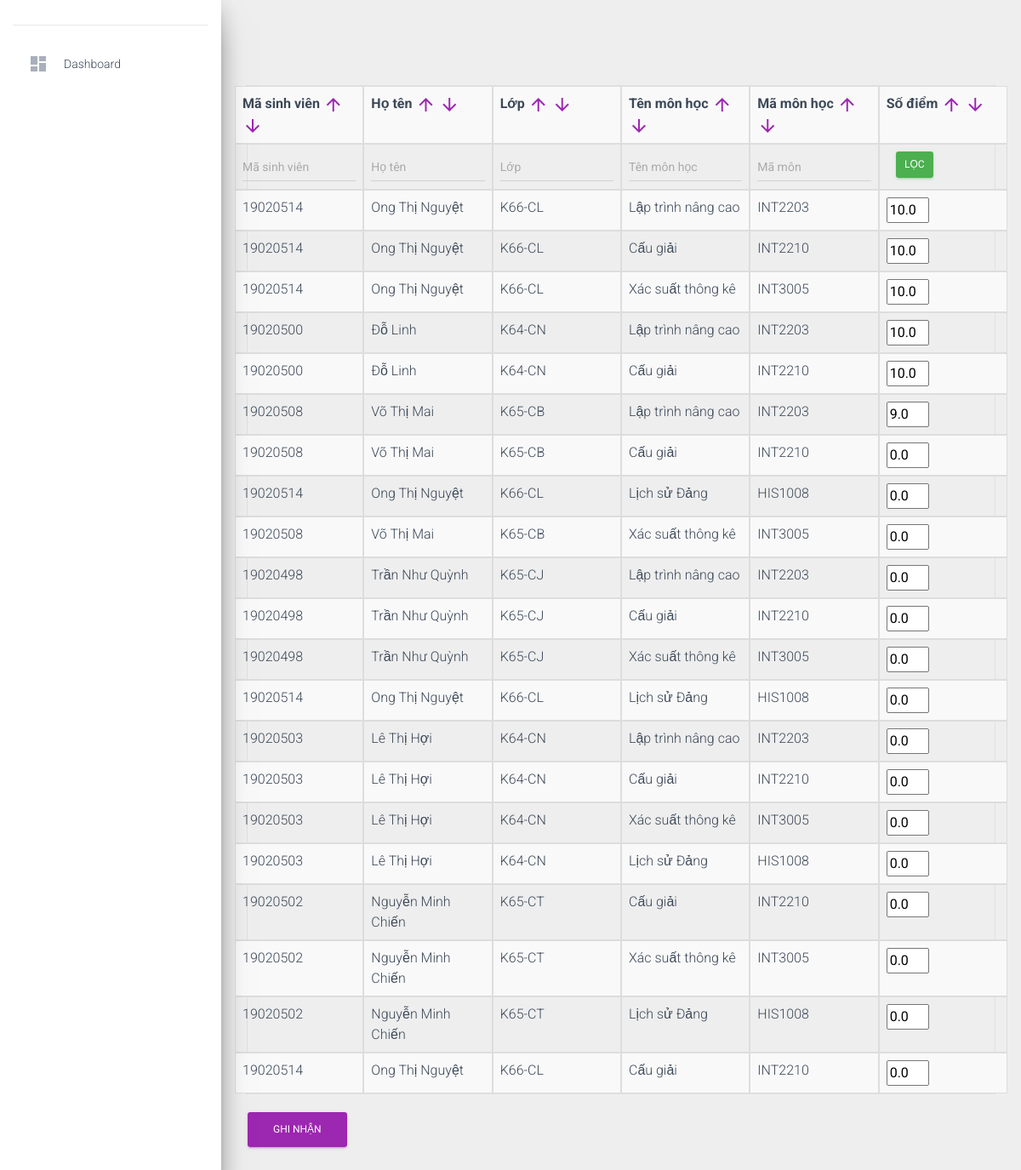
The page /queryOnSchoolGrade.php on the database its author committed.
### tables this page shows
CREATE TABLE `courses` (
  `id` int(11) NOT NULL,
  `credit` int(11) NOT NULL,
  `startTime` varchar(5) NOT NULL,
  `endTime` varchar(5) NOT NULL,
  `place` varchar(11) NOT NULL,
  `courseCode` varchar(15) NOT NULL,
  `courseName` varchar(50) NOT NULL,
  `courseClassCode` varchar(20) NOT NULL,
  `maxStudent` int(11) NOT NULL,
  `teacherId` int(11) NOT NULL
);

### function/functions.php (called while the page is built, shortened)
<?php
function selectElementFrom($table, $element = '*', $condition = "1", $limit = "")
{
    global $conn;
    $sqlSelect = "SELECT $element FROM $table WHERE $condition $limit";
    $query = $conn->query($sqlSelect);
    return $query;
}
        ?>
        <?php
function checkStatusOrder($order, $direction)
{
    return false;
}
?>

### module/score/queryOnGrades.php (called while the page is built, shortened)
<?php
require_once "function/functions.php";
require_once "./models/Score.php";
$limit = "";
if (isset($_POST['filter'])) {
    $result = filterScores();
    $totalRes = $result->num_rows;
    $result = filterScores($limit);
} else {
    $result = selectElementFrom('scores', "*", "1");
}
if ($result) {
    $scoreList = array();
    while ($data = $result->fetch_assoc()) {
        $selectStudent = selectElementFrom('students', "*", "id = '$data[studentId]'");
        $student = $selectStudent->fetch_assoc();
        $name = $student['fullName'];
        $classId = $student['classId'];
        $selectClass = selectElementFrom('classes', "*", "id = '$classId'");
        $class = $selectClass->fetch_assoc();
        $class = $class['className'];
        $selectCourse = selectElementFrom('courses', "*", "id = '$data[courseId]'");
        $course = $selectCourse->fetch_assoc();
        $courseName = $course['courseName'];
        $position = $course['id'] . "_" . "$data[studentId]";
        $scoreList[] = [
            "studentId" => $data['studentId'],
            "studentName" => $name,
            "class" => $class,
            "courseName" => $courseName,
            "courseCode" => $course['courseCode'],
            "score" => $data['score'],
            "position" => $position
        ];
    }
} else {
    echo "error at GetData";
}
?>

### module/score/view.php (the view, shortened to what this page needs)
<form method='post' action='#'>
    <table class='table table-striped table-hover table-bordered' style='width:  100%;'>
        <tr class="row">
            <th class="col-sm-2">Mã sinh viên
                <a href="queryOnSchoolGrade.php?type=view&order=studentId&direction=ASC&page=1"
                   class="<?= (checkStatusOrder('studentId', 'ASC')) ? 'activeDir' : '' ?>">
                    <i class="material-icons">arrow_upward</i>
                </a>
                <a href="queryOnSchoolGrade.php?type=view&order=studentId&direction=DESC&page=1"
                   class="<?= (checkStatusOrder('studentId', 'DESC')) ? 'activeDir' : '' ?>">
                    <i class="material-icons">arrow_downward</i>
                </a>
            </th>
            <th class="col-sm-2">Họ tên
                <a href="queryOnSchoolGrade.php?type=view&order=fullName&direction=ASC&page=1"
                   class="<?= (checkStatusOrder('fullName', 'ASC')) ? 'activeDir' : '' ?>">
                    <i class="material-icons">arrow_upward</i>
                </a>
                <a href="queryOnSchoolGrade.php?type=view&order=fullName&direction=DESC&page=1"
                   class="<?= (checkStatusOrder('fullName', 'DESC')) ? 'activeDir' : '' ?>">
                    <i class="material-icons">arrow_downward</i>
                </a>
            </th>
            <th class="col-sm-2">Lớp
                <a href="queryOnSchoolGrade.php?type=view&order=className&direction=ASC&page=1"
                   class="<?= (checkStatusOrder('className', 'ASC')) ? 'activeDir' : '' ?>">
                    <i class="material-icons">arrow_upward</i>
                </a>
                <a href="queryOnSchoolGrade.php?type=view&order=className&direction=DESC&page=1"
                   class="<?= (checkStatusOrder('className', 'DESC')) ? 'activeDir' : '' ?>">
                    <i class="material-icons">arrow_downward</i>
                </a>
            </th>
            <th class="col-sm-2">Tên môn học
                <a href="queryOnSchoolGrade.php?type=view&order=courseName&direction=ASC&page=1"
                   class="<?= (checkStatusOrder('courseName', 'ASC')) ? 'activeDir' : '' ?>">
                    <i class="material-icons">arrow_upward</i>
                </a>
                <a href="queryOnSchoolGrade.php?type=view&order=courseName&direction=DESC&page=1"
                   class="<?= (checkStatusOrder('courseName', 'DESC')) ? 'activeDir' : '' ?>">
                    <i class="material-icons">arrow_downward</i>
                </a>
            </th>
            <th class="col-sm-2">Mã môn học
                <a href="queryOnSchoolGrade.php?type=view&order=courseCode&direction=ASC&page=1"
                   class="<?= (checkStatusOrder('courseCode', 'ASC')) ? 'activeDir' : '' ?>">
                    <i class="material-icons">arrow_upward</i>
                </a>
                <a href="queryOnSchoolGrade.php?type=view&order=courseCode&direction=DESC&page=1"
                   class="<?= (checkStatusOrder('courseCode', 'DESC')) ? 'activeDir' : '' ?>">
                    <i class="material-icons">arrow_downward</i>
                </a>
            </th>
            <th class="col-sm-2">Số điểm
                <a href="queryOnSchoolGrade.php?type=view&order=score&direction=ASC&page=1"
                   class="<?= (checkStatusOrder('score', 'ASC')) ? 'activeDir' : '' ?>">
                    <i class="material-icons">arrow_upward</i>
                </a>
                <a href="queryOnSchoolGrade.php?type=view&order=score&direction=DESC&page=1"
                   class="<?= (checkStatusOrder('score', 'DESC')) ? 'activeDir' : '' ?>">
                    <i class="material-icons">arrow_downward</i>
                </a>
            </th>
        </tr>
        <tr class="row">
            <th class="col-sm-2"><input type="text" name="studentId" placeholder="Mã sinh viên"
                                        class="form-control"
                                        value="<?= isset($_POST['studentId']) ? $_POST['studentId'] : '' ?>">
            </th>
            <th class="col-sm-2"><input type="text" name="studentName" placeholder="Họ tên"
                                        class="form-control"
                                        value="<?= isset($_POST['studentName']) ? $_POST['studentName'] : '' ?>">
            </th>
            <th class="col-sm-2"><input type="text" name="className" placeholder="Lớp"
                                        class="form-control"
                                        value="<?= isset($_POST['className']) ? $_POST['className'] : '' ?>">
            </th>
            <th class="col-sm-2"><input type="text" name="courseName" placeholder="Tên môn học"
                                        class="form-control"
                                        value="<?= isset($_POST['courseName']) ? $_POST['courseName'] : '' ?>">
            </th>
            <th class="col-sm-2"><input type="text" name="courseCode" placeholder="Mã môn"
                                        class="form-control"
                                        value="<?= isset($_POST['courseCode']) ? $_POST['courseCode'] : '' ?>">
            </th>
            <th class='col-sm-2'><input type="submit" class="btn btn-success"
                                        style="padding: 7px 10px; margin: 0px 11px" name="filter"
                                        value="Lọc"></th>
        </tr>
        <?php
            if (count($scoreList) > 0 ) {
                foreach ($scoreList as $row) { ?>
                    <tr class='row'>
                        <td class='col-sm-2'><?=$row['studentId']?></td>
                        <td class='col-sm-2'><?=$row['studentName']?></td>
                        <td class='col-sm-2'><?=$row['class']?></td>
                        <td class='col-sm-2'><?=$row['courseName']?></td>
                        <td class='col-sm-2'><?=$row['courseCode']?></td>
                        <td class='col-sm-2'>
                            <input type='text' name='<?=$row['position']?>' style='width: 50px;' value='<?=$row['score']?>'>
                        </td>
                    </tr>
                <?php }
            }
        ?>
    </table>
    <button type='submit' class='btn btn-primary' name='submit' value='submit'>Ghi nhận</button>
</form>

### rows shown on the page
courses: studentId "19020514", studentName "Ong Thị Nguyệt", class "K66-CL", courseName "Lập trình nâng cao", courseCode "INT2203", score "10.0", studentId "19020500", studentName "Đỗ Linh", class "K64-CN", studentId "19020508", studentName "Võ Thị Mai", class "K65-CB", score "9.0", studentId "19020498", studentName "Trần Như Quỳnh", class "K65-CJ", score "0.0", studentId "19020503", studentName "Lê Thị Hợi"
courses: studentId "19020514", studentName "Ong Thị Nguyệt", class "K66-CL", courseName "Cấu giải", courseCode "INT2210", score "10.0", studentId "19020500", studentName "Đỗ Linh", class "K64-CN", studentId "19020508", studentName "Võ Thị Mai", class "K65-CB", score "0.0", studentId "19020498", studentName "Trần Như Quỳnh", class "K65-CJ", studentId "19020503", studentName "Lê Thị Hợi", studentId "19020502", studentName "Nguyễn Minh Chiến", class "K65-CT"
courses: studentId "19020514", studentName "Ong Thị Nguyệt", class "K66-CL", courseName "Xác suất thông kê", courseCode "INT3005", score "10.0", studentId "19020508", studentName "Võ Thị Mai", class "K65-CB", score "0.0", studentId "19020498", studentName "Trần Như Quỳnh", class "K65-CJ", studentId "19020503", studentName "Lê Thị Hợi", class "K64-CN", studentId "19020502", studentName "Nguyễn Minh Chiến", class "K65-CT"
courses: studentId "19020514", studentName "Ong Thị Nguyệt", class "K66-CL", courseName "Lịch sử Đảng", courseCode "HIS1008", score "0.0", studentId "19020503", studentName "Lê Thị Hợi", class "K64-CN", studentId "19020502", studentName "Nguyễn Minh Chiến", class "K65-CT"
